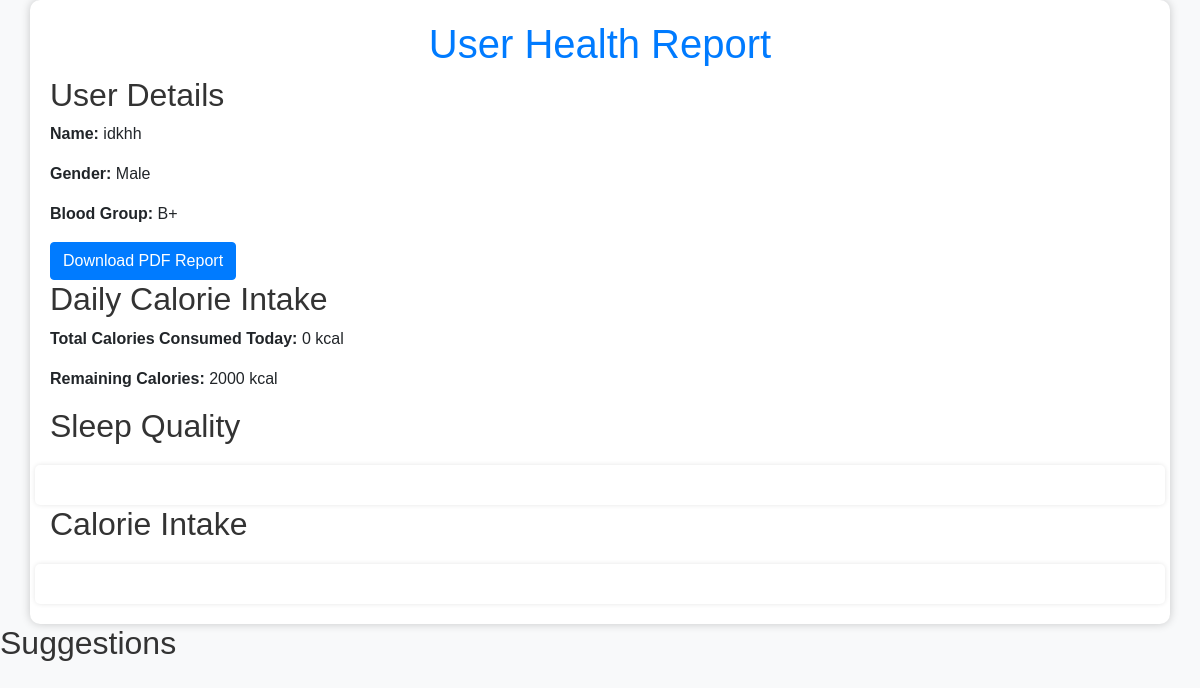
The app's page /app/generate-report/ (signed in), older data.
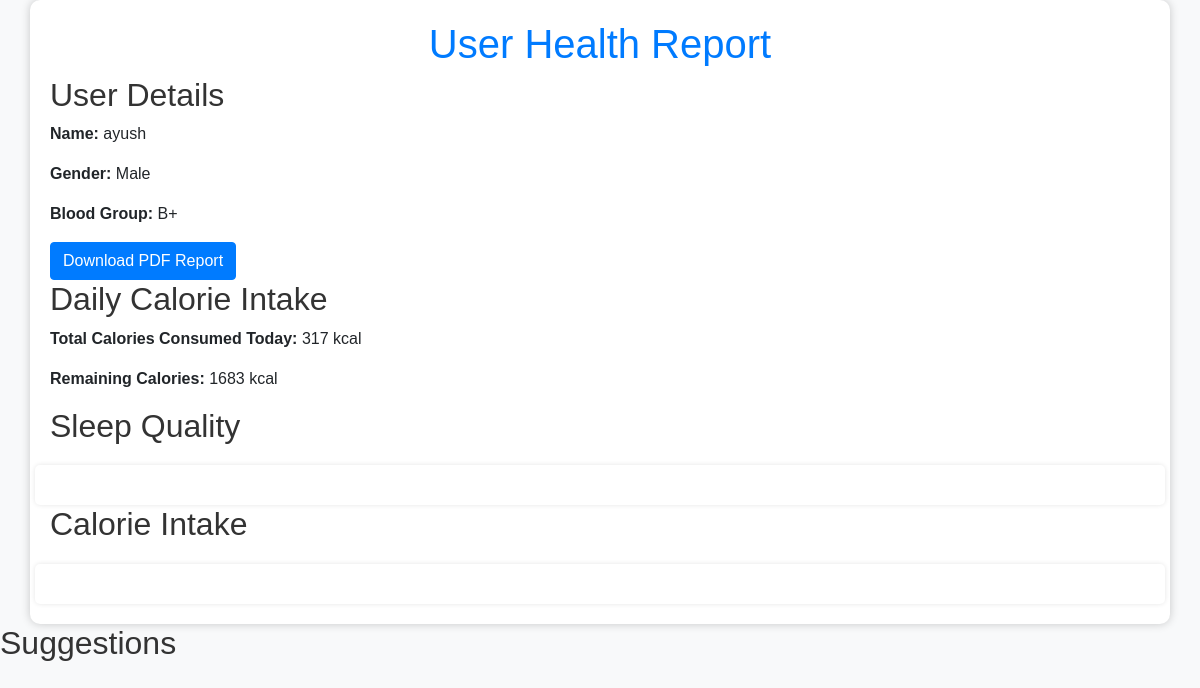
The same page, newer data.
### health_app/models.py (models this page shows, shortened)
class UserProfile(models.Model):
    user = models.OneToOneField(User, on_delete=models.CASCADE)
    name = models.CharField(max_length=255, default='')
    gender = models.CharField(max_length=10, choices=[('Male', 'Male'), ('Female', 'Female'), ('Other', 'Other')], default='Male')
    contact_no = models.CharField(max_length=15, default='')
    blood_group = models.CharField(max_length=5, default='')
    weight_kg = models.DecimalField(max_digits=5, decimal_places=2, null=True, blank=True, default=None)
    height_cm = models.PositiveIntegerField(null=True, blank=True, default=None)
    profile_image = models.ImageField(upload_to='profile_images/', null=True, blank=True, default=default_profile_image_path)

### myapp/views.py (the view)
# urls.py: path('generate-report/', views.generate_report, name='generate-report'),
def generate_report(request):
    user_profile = UserProfile.objects.get(user=request.user)
    today = date.today()
    calorie_intake_today = Consume.objects.filter(user=request.user, date=today).values_list('food_consumed__calories', flat=True)
    total_calories_today = sum(calorie_intake_today)
    print(total_calories_today)
    rem=2000-total_calories_today
    sleep_patterns = SleepPattern.objects.filter(user=request.user)
    sleep_quality_data = {
        'poor': sleep_patterns.filter(quality_rating=1).count(),
        'fair': sleep_patterns.filter(quality_rating=2).count(),
        'good': sleep_patterns.filter(quality_rating=3).count(),
        'very_good': sleep_patterns.filter(quality_rating=4).count(),
        'excellent': sleep_patterns.filter(quality_rating=5).count(),
    }
    pie_chart_data = {
        'Calories Consumed': total_calories_today,
        'Remaining Calories': 2000 - total_calories_today,
    }
    prompt = f"Based on your data: Total calories today: {total_calories_today}, Sleep patterns - Poor: {sleep_quality_data['poor']}, Fair: {sleep_quality_data['fair']}, Good: {sleep_quality_data['good']}, Very Good: {sleep_quality_data['very_good']}, Excellent: {sleep_quality_data['excellent']}, etc. What suggestions can you provide?"
    response = openai.Completion.create(
        engine="text-davinci-002",  # Choose an appropriate engine
        prompt=prompt,
        max_tokens=100,  # Adjust the max_tokens as needed
        n=1
    )
    suggestions = response.choices[0].text.strip()
    return render(request, 'myapp/report_template.html', {
        'user_profile': user_profile,
        'total_calories_today': total_calories_today,
        'rem':rem,
        'sleep_quality_data': sleep_quality_data,
        'pie_chart_data': pie_chart_data,
        'sleep_patterns':sleep_patterns,
        'suggestions':suggestions,
    })

### myapp/templates/myapp/report_template.html (shortened to what this page needs)
<!DOCTYPE html>
<html lang="en">
<head>
    <link rel="stylesheet" href="https://maxcdn.bootstrapcdn.com/bootstrap/4.5.2/css/bootstrap.min.css">
</head>
<body>
    <div class="container">
        <h1>User Health Report</h1>
        <h2>User Details</h2>
        <div class="row">
            <div class="col-md-4">
                <p><strong>Name:</strong> {{ user_profile.name }}</p>
                <p><strong>Gender:</strong> {{ user_profile.gender }}</p>
                <p><strong>Blood Group:</strong> {{ user_profile.blood_group }}</p>
                <button id="download-pdf-button" class="btn btn-primary">Download PDF Report</button>
            </div>
        </div>
        <h2>Daily Calorie Intake</h2>
        <div class="row">
            <div class="col-md-4">
                <p><strong>Total Calories Consumed Today:</strong> {{ total_calories_today }} kcal</p>
                <p><strong>Remaining Calories:</strong> {{ rem }} kcal</p>
            </div>
        </div>
        <h2>Sleep Quality</h2>
        <div class="row chart-container">
        </div>
        <h2>Calorie Intake</h2>
        <div class="row chart-container">
        </div>
    </div>
    <div>
        <h2>Suggestions</h2>
    </div>
</body>
</html>

Row changes from the older to the newer data that the page shows:
no longer on this page (row edited): UserProfile: name "idkhh", gender "Male", blood_group "B+"
now on this page (row edited): UserProfile: name "ayush", gender "Male", blood_group "B+"
Text that changed along with them:
{{ total_calories_today }}: "0" → "317"
{{ rem }}: "2000" → "1683"
